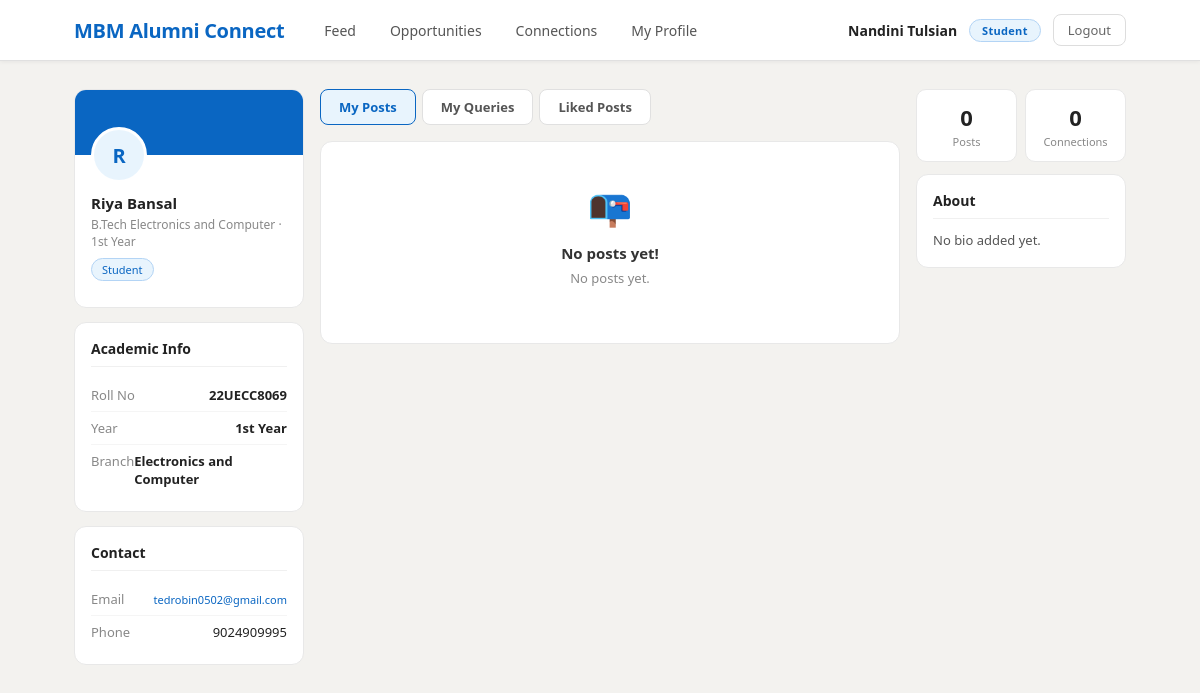
Page /accounts/profile/2/ (signed in) on the committed database.
### accounts/models.py (models this page shows, shortened)
class User(AbstractBaseUser, PermissionsMixin):
    ROLE_CHOICES = (
        ('student', 'Student'),
        ('alumni', 'Alumni'),
    )
    full_name    = models.CharField(max_length=100)
    email        = models.EmailField(unique=True)
    phone        = models.CharField(max_length=15, blank=True)
    role         = models.CharField(max_length=10, choices=ROLE_CHOICES)
    branch       = models.CharField(max_length=100, blank=True)
    profile_pic  = models.ImageField(upload_to='profile_pics/', blank=True, null=True)
    bio          = models.TextField(blank=True)
    is_verified  = models.BooleanField(default=False)
    is_active    = models.BooleanField(default=True)
    is_staff     = models.BooleanField(default=False)
    created_at     = models.DateTimeField(auto_now_add=True)
    otp            = models.CharField(max_length=6, blank=True, null=True)
    otp_created_at = models.DateTimeField(blank=True, null=True)
    objects = UserManager()
    USERNAME_FIELD = 'email'
    REQUIRED_FIELDS = ['full_name', 'role']

class StudentProfile(models.Model):
    user           = models.OneToOneField(User, on_delete=models.CASCADE, related_name='student_profile')
    roll_no        = models.CharField(max_length=15, blank=True)
    enrollment_no  = models.CharField(max_length=30, blank=True)
    current_year   = models.IntegerField(default=1)
    cgpa           = models.FloatField(default=0.0)
    github_url     = models.URLField(blank=True)
    linkedin_url   = models.URLField(blank=True)
    continuity_form = models.FileField(upload_to='continuity_forms/', blank=True, null=True)

### accounts/views.py (the view, shortened to what this page needs)
# urls.py: path('profile/', views.profile_view, name='profile'),
@login_required
def profile_view(request, user_id=None):
    if user_id:
        profile_user = get_object_or_404(User, id=user_id)
    else:
        profile_user = request.user
    student_profile = None
    alumni_profile  = None
    if profile_user.role == 'student':
        student_profile = StudentProfile.objects.filter(user=profile_user).first()
    else:
        alumni_profile = AlumniProfile.objects.filter(user=profile_user).first()
    skills = Skill.objects.filter(user=profile_user)
    from .models import WorkExperience
    work_experiences = WorkExperience.objects.filter(user=profile_user)
    tab = request.GET.get('tab', 'posts')
    from posts.models import Post, Like
    if tab == 'queries':
        posts = Post.objects.filter(
            author=profile_user,
            post_type='query'
        ).order_by('-created_at')
    else:
        posts = Post.objects.filter(
            author=profile_user
        ).order_by('-created_at')
    from connections.models import Connection
    if profile_user.role == 'student':
        connections = Connection.objects.filter(
            student=profile_user,
            status='accepted'
        ).select_related('alumni', 'alumni__alumni_profile')
    else:
        connections = Connection.objects.filter(
            alumni=profile_user,
            status='accepted'
        ).select_related('student')
    connections_count = connections.count()
    return render(request, 'accounts/profile.html', {
    'profile_user'     : profile_user,
    'student_profile'  : student_profile,
    'alumni_profile'   : alumni_profile,
    'skills'           : skills,
    'is_own_profile'   : profile_user == request.user,
    'posts'            : posts,
    'tab'              : tab,
    'connections'      : connections,
    'connections_count': connections_count,
    'work_experiences' : work_experiences,
})

### templates/accounts/profile.html (shortened to what this page needs)
{% extends 'base.html' %}
{% block content %}
<div style="display:grid;grid-template-columns:230px 1fr 210px;gap:16px;max-width:1100px;margin:0 auto;">
    <div>
        <div style="background:#fff;border:1px solid #e8e8e8;border-radius:12px;overflow:hidden;margin-bottom:14px;">
            <div style="height:65px;background:#0a66c2;"></div>
            <div style="padding:0 16px 16px;">
                <div style="width:56px;height:56px;border-radius:50%;background:#e8f4fd;border:3px solid #fff;display:flex;align-items:center;justify-content:center;font-size:20px;font-weight:700;color:#0a66c2;margin-top:-28px;margin-bottom:10px;">
                    {{ profile_user.full_name|first }}
                </div>
                <div style="font-size:15px;font-weight:700;color:#222;">{{ profile_user.full_name }}</div>
                <div style="font-size:12px;color:#888;margin-top:3px;">
                    {% if student_profile %}
                        B.Tech {{ profile_user.branch }} · {{ student_profile.current_year }}{% if student_profile.current_year == 1 %}st{% elif student_profile.current_year == 2 %}nd{% elif student_profile.current_year == 3 %}rd{% else %}th{% endif %} Year
                    {% else %}
                        {{ profile_user.branch }}
                    {% endif %}
                </div>
                <div style="display:inline-flex;padding:3px 10px;border-radius:12px;font-size:11px;margin-top:8px;background:#e8f4fd;color:#0a66c2;border:1px solid #b3d4f5;">
                    {{ profile_user.role|capfirst }}
                </div>
            </div>
        </div>
        {% if student_profile %}
        <div style="background:#fff;border:1px solid #e8e8e8;border-radius:12px;padding:16px;margin-bottom:14px;">
            <div style="font-size:14px;font-weight:700;color:#222;margin-bottom:12px;padding-bottom:8px;border-bottom:1px solid #f0f0f0;">Academic Info</div>
            {% if student_profile.roll_no %}
            <div style="display:flex;justify-content:space-between;padding:7px 0;border-bottom:1px solid #f5f5f5;font-size:13px;">
                <span style="color:#888;">Roll No</span>
                <span style="font-weight:600;color:#222;">{{ student_profile.roll_no }}</span>
            </div>
            {% endif %}
            <div style="display:flex;justify-content:space-between;padding:7px 0;border-bottom:1px solid #f5f5f5;font-size:13px;">
                <span style="color:#888;">Year</span>
                <span style="font-weight:600;color:#222;">{{ student_profile.current_year }}{% if student_profile.current_year == 1 %}st{% elif student_profile.current_year == 2 %}nd{% elif student_profile.current_year == 3 %}rd{% else %}th{% endif %} Year</span>
            </div>
            <div style="display:flex;justify-content:space-between;padding:7px 0;font-size:13px;">
                <span style="color:#888;">Branch</span>
                <span style="font-weight:600;color:#222;">{{ profile_user.branch|default:"Not set" }}</span>
            </div>
        </div>
        {% endif %}
        <div style="background:#fff;border:1px solid #e8e8e8;border-radius:12px;padding:16px;margin-bottom:14px;">
            <div style="font-size:14px;font-weight:700;color:#222;margin-bottom:12px;padding-bottom:8px;border-bottom:1px solid #f0f0f0;">Contact</div>
            <div style="display:flex;justify-content:space-between;align-items:center;padding:7px 0;border-bottom:1px solid #f5f5f5;font-size:13px;">
                <span style="color:#888;">Email</span>
                <span style="font-weight:500;color:#0a66c2;font-size:11px;word-break:break-all;text-align:right;max-width:140px;">{{ profile_user.email }}</span>
            </div>
            {% if profile_user.phone %}
            <div style="display:flex;justify-content:space-between;padding:7px 0;font-size:13px;">
                <span style="color:#888;">Phone</span>
                <span style="font-weight:500;color:#222;">{{ profile_user.phone }}</span>
            </div>
            {% endif %}
        </div>
    </div>
    <div>
        <div style="display:flex;gap:6px;margin-bottom:16px;flex-wrap:wrap;">
            <a href="?tab=posts" style="padding:8px 18px;border-radius:8px;font-size:13px;font-weight:600;text-decoration:none;border:1.5px solid {% if tab != 'queries' and tab != 'liked' %}#0a66c2{% else %}#e0e0e0{% endif %};background:{% if tab != 'queries' and tab != 'liked' %}#e8f4fd{% else %}#fff{% endif %};color:{% if tab != 'queries' and tab != 'liked' %}#0a66c2{% else %}#555{% endif %};">
                My Posts
            </a>
            <a href="?tab=queries" style="padding:8px 18px;border-radius:8px;font-size:13px;font-weight:600;text-decoration:none;border:1.5px solid {% if tab == 'queries' %}#0a66c2{% else %}#e0e0e0{% endif %};background:{% if tab == 'queries' %}#e8f4fd{% else %}#fff{% endif %};color:{% if tab == 'queries' %}#0a66c2{% else %}#555{% endif %};">
                My Queries
            </a>
            <a href="?tab=liked" style="padding:8px 18px;border-radius:8px;font-size:13px;font-weight:600;text-decoration:none;border:1.5px solid {% if tab == 'liked' %}#0a66c2{% else %}#e0e0e0{% endif %};background:{% if tab == 'liked' %}#e8f4fd{% else %}#fff{% endif %};color:{% if tab == 'liked' %}#0a66c2{% else %}#555{% endif %};">
                Liked Posts
            </a>
        </div>
        {% if posts %}
            {% for post in posts %}
            <div style="background:#fff;border:1px solid #e8e8e8;border-radius:12px;padding:16px;margin-bottom:14px;">
                <div style="display:flex;align-items:center;gap:10px;margin-bottom:10px;">
                    <div style="width:38px;height:38px;border-radius:50%;background:{% if post.author.role == 'alumni' %}#e6f4ea{% else %}#e8f4fd{% endif %};display:flex;align-items:center;justify-content:center;font-size:14px;font-weight:700;color:{% if post.author.role == 'alumni' %}#1a7f37{% else %}#0a66c2{% endif %};flex-shrink:0;">
                        {{ post.author.full_name|first }}
                    </div>
                    <div style="flex:1;">
                        <div style="font-size:13px;font-weight:600;color:#222;display:flex;align-items:center;flex-wrap:wrap;gap:4px;">
                            {{ post.author.full_name }}
                            {% if post.post_type == 'query' %}
                            <span style="background:#fff8e6;color:#b45309;padding:1px 8px;border-radius:8px;font-size:11px;border:1px solid #fde68a;">Query</span>
                            {% elif post.post_type == 'resource' %}
                            <span style="background:#f0f0ff;color:#4338ca;padding:1px 8px;border-radius:8px;font-size:11px;border:1px solid #c7d2fe;">Resource</span>
                            {% endif %}
                        </div>
                        <div style="font-size:11px;color:#888;margin-top:2px;">
                            {{ post.author.branch }} · {{ post.category|capfirst }} · {{ post.created_at|timesince }} ago
                        </div>
                    </div>
                </div>
                {% if post.title %}
                <div style="font-size:15px;font-weight:700;color:#222;margin-bottom:8px;">{{ post.title }}</div>
                {% endif %}
                <div style="font-size:13px;color:#444;line-height:1.7;margin-bottom:12px;">{{ post.content }}</div>
                {% for comment in post.comments.all %}
                    {% if comment.is_alumni_reply %}
                    <div style="background:#f0f9f4;border-left:3px solid #1a7f37;border-radius:0 8px 8px 0;padding:10px 14px;margin-bottom:10px;">
                        <div style="font-size:12px;font-weight:600;color:#1a7f37;margin-bottom:3px;">
                            {{ comment.author.full_name }}
                            <span style="background:#e6f4ea;color:#1a7f37;padding:1px 7px;border-radius:8px;font-size:10px;margin-left:4px;">Alumni</span>
                        </div>
                        <div style="font-size:12px;color:#444;line-height:1.6;">{{ comment.content }}</div>
                    </div>
                    {% endif %}
                {% endfor %}
                <div style="display:flex;gap:10px;padding-top:10px;border-top:1px solid #f0f0f0;">
                    <a href="{% url 'like_post' post.id %}" style="font-size:13px;color:#666;text-decoration:none;padding:5px 10px;border-radius:6px;">{{ post.total_likes }} Likes</a>
                    <a href="{% url 'post_detail' post.id %}" style="font-size:13px;color:#666;text-decoration:none;padding:5px 10px;border-radius:6px;">{{ post.total_comments }} Comments</a>
                    <a href="{% url 'post_detail' post.id %}" style="font-size:13px;color:#0a66c2;text-decoration:none;padding:5px 10px;border-radius:6px;font-weight:500;">View Post</a>
                    {% if is_own_profile %}
                    <a href="{% url 'delete_post' post.id %}" onclick="return confirm('Delete this post?')" style="font-size:13px;color:#cc0000;text-decoration:none;padding:5px 10px;border-radius:6px;margin-left:auto;">Delete</a>
                    {% endif %}
                </div>
            </div>
            {% endfor %}
        {% else %}
            <div style="background:#fff;border:1px solid #e8e8e8;border-radius:12px;padding:40px;text-align:center;">
                <div style="font-size:36px;margin-bottom:12px;">📭</div>
                <div style="font-size:15px;font-weight:600;color:#333;margin-bottom:6px;">No posts yet!</div>
                <div style="font-size:13px;color:#888;margin-bottom:16px;">
                    {% if tab == 'queries' %}No queries posted yet.
                    {% elif tab == 'liked' %}No liked posts yet.
                    {% else %}No posts yet.{% endif %}
                </div>
            </div>
        {% endif %}
    </div>
    <div>
        <div style="display:grid;grid-template-columns:1fr 1fr;gap:8px;margin-bottom:12px;">
            <div style="background:#fff;border:1px solid #e8e8e8;border-radius:10px;padding:12px;text-align:center;">
                <div style="font-size:22px;font-weight:700;color:#222;">{{ posts.count }}</div>
                <div style="font-size:11px;color:#888;margin-top:2px;">Posts</div>
            </div>
            <div style="background:#fff;border:1px solid #e8e8e8;border-radius:10px;padding:12px;text-align:center;">
                <div style="font-size:22px;font-weight:700;color:#222;">{{ connections_count }}</div>
                <div style="font-size:11px;color:#888;margin-top:2px;">Connections</div>
            </div>
        </div>
        <div style="background:#fff;border:1px solid #e8e8e8;border-radius:12px;padding:16px;margin-bottom:12px;">
            <div style="font-size:14px;font-weight:700;color:#222;margin-bottom:10px;padding-bottom:8px;border-bottom:1px solid #f0f0f0;">About</div>
            <p style="font-size:13px;color:#555;line-height:1.7;">{{ profile_user.bio|default:"No bio added yet." }}</p>
        </div>
    </div>
</div>
{% endblock %}

### templates/base.html (shortened to what this page needs)
{% load static %}
<!DOCTYPE html>
<html lang="en">
<head>
    <link rel="stylesheet" href="{% static 'css/style.css' %}">
</head>
<body>
    {% if user.is_authenticated %}
    <nav class="navbar">
        <div class="nav-container">
            <a href="{% url 'feed' %}" class="nav-brand">MBM Alumni Connect</a>
            <div class="nav-links">
             <a href="{% url 'feed' %}" class="nav-link">Feed</a>
             <a href="{% url 'opportunities_list' %}" class="nav-link">Opportunities</a>
             <a href="{% url 'connections_page' %}" class="nav-link">Connections</a>
             <a href="{% url 'profile' %}" class="nav-link">My Profile</a>
        </div>
            <div class="nav-right">
                <span class="nav-user">{{ user.full_name }}</span>
                <span class="nav-role {{ user.role }}">{{ user.role }}</span>
                <a href="{% url 'logout' %}" class="nav-logout">Logout</a>
            </div>
        </div>
    </nav>
    {% endif %}
    <div class="main-container">
        {% block content %}
        {% endblock %}
    </div>
</body>
</html>

### rows in the picture
User: full_name "Nandini Tulsian", role "Student"
User: full_name|first "R", full_name "Riya Bansal", branch "Electronics and Computer", role "Student", email "tedrobin0502@gmail.com", phone "9024909995", bio "No bio added yet."
StudentProfile: current_year "1", roll_no "22UECC8069"

### other values in the picture
{{ posts.count }} "0"
{{ connections_count }} "0"
